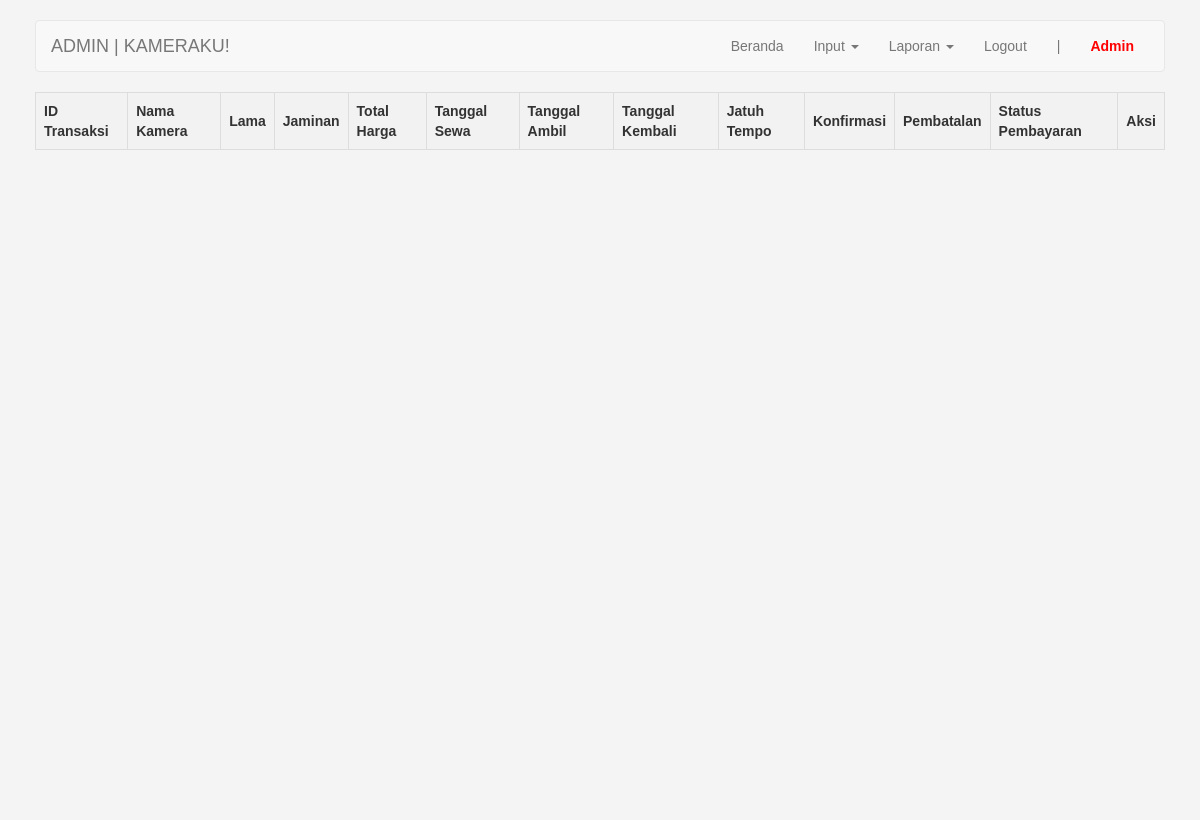
Page /admin/index.php?page=transaksi (signed in) on the earlier database version.
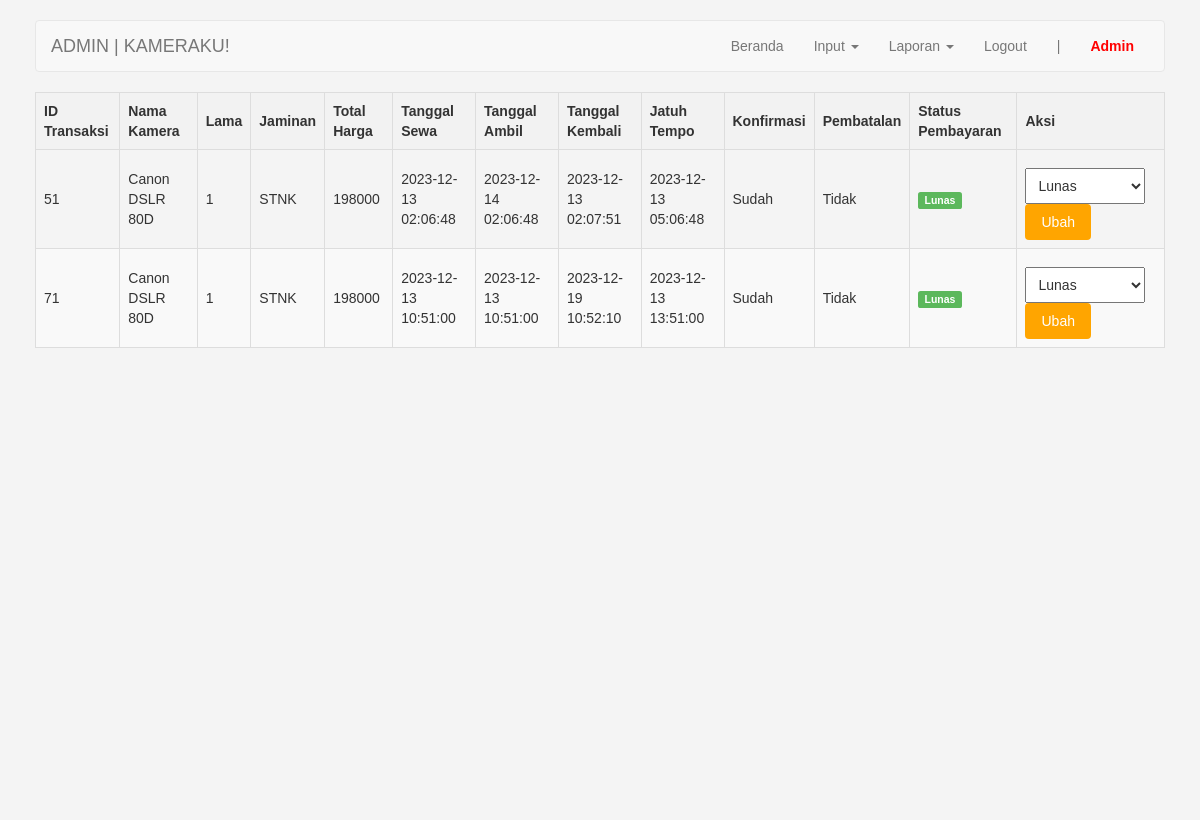
Same page on the later database version.
### tables this page shows
CREATE TABLE `transaksi` (
  `id_transaksi` int(11) NOT NULL,
  `id_pelanggan` int(11) NOT NULL,
  `id_kameraku` int(11) NOT NULL,
  `tgl_sewa` datetime NOT NULL,
  `tgl_ambil` datetime DEFAULT NULL,
  `tgl_kembali` datetime DEFAULT NULL,
  `lama` tinyint(1) NOT NULL,
  `total_harga` int(7) NOT NULL,
  `status` enum('0','1') NOT NULL,
  `jaminan` varchar(30) NOT NULL,
  `denda` int(7) DEFAULT 0,
  `jatuh_tempo` datetime NOT NULL,
  `konfirmasi` enum('0','1') DEFAULT NULL,
  `pembatalan` enum('0','1') DEFAULT NULL,
  `statuspembayaran` varchar(25) NOT NULL,
  `kode` int(255) NOT NULL
);

CREATE TABLE `kameraku` (
  `id_kameraku` int(11) NOT NULL,
  `id_jenis` int(4) NOT NULL,
  `no_kamera` varchar(10) NOT NULL,
  `merk` varchar(20) NOT NULL,
  `nama_kamera` varchar(30) NOT NULL,
  `gambar` varchar(100) NOT NULL,
  `harga` int(7) NOT NULL,
  `status` enum('0','1') NOT NULL
);

### admin/page/transaksi.php (the view, shortened to what this page needs)
<!DOCTYPE html>
<html lang="en">
<head>
</head>
<body>
<?php
$query = $connection->query("SELECT t.id_transaksi, m.nama_kamera, t.lama, t.jaminan, t.total_harga, t.tgl_sewa, t.tgl_ambil, t.tgl_kembali, t.jatuh_tempo, t.status, t.konfirmasi, t.pembatalan, t.statuspembayaran FROM transaksi t JOIN pelanggan p ON t.id_pelanggan = p.id_pelanggan JOIN kameraku m ON t.id_kameraku = m.id_kameraku");
?>
<table>
  <thead>
    <tr>
      <th>ID Transaksi</th>
      <th>Nama Kamera</th>
      <th>Lama</th>
      <th>Jaminan</th>
      <th>Total Harga</th>
      <th>Tanggal Sewa</th>
      <th>Tanggal Ambil</th>
      <th>Tanggal Kembali</th>
      <th>Jatuh Tempo</th>
      <th>Konfirmasi</th>
      <th>Pembatalan</th>
      <th>Status Pembayaran</th>
      <th>Aksi</th>
    </tr>
  </thead>
  <tbody>
    <?php while ($r = $query->fetch_assoc()): ?>
      <tr>
        <td><?= $r['id_transaksi'] ?></td>
        <td><?= $r['nama_kamera'] ?></td>
        <td><?= $r['lama'] ?></td>
        <td><?= $r['jaminan'] ?></td>
        <td><?= $r['total_harga'] ?></td>
        <td><?= $r['tgl_sewa'] ?></td>
        <td><?= $r['tgl_ambil'] ?></td>
        <td><?= $r['tgl_kembali'] ?></td>
        <td><?= $r['jatuh_tempo'] ?></td>
        <td><?= ($r['konfirmasi'] == 1) ? 'Sudah' : 'Belum' ?></td>
        <td><?= ($r['pembatalan'] == 1) ? 'Sudah' : 'Tidak' ?></td>
        <td>
        <span class="label label-<?=($r['statuspembayaran'] == 'Lunas') ? "success" : "danger"?>">
            <?=($r['statuspembayaran'] == 'Lunas') ? "Lunas" : "Belum Lunas"?>
        </span>
    </td>
    <td>
        <form method="POST" action="proses_edit_statuspembayaran.php" style="margin-top: 10px;">
    <select name="statuspembayaran" style="padding: 8px; font-size: 14px;">
        <option value="Lunas" <?= ($r['statuspembayaran'] == 'Lunas') ? 'selected' : '' ?>>Lunas</option>
    </select>
            <button type="submit" style="background-color: orange; color: white; padding: 8px 16px; border: none; border-radius: 4px; cursor: pointer; font-size: 14px;">Ubah</button>
        </form>
    </td>
      </tr>
    <?php endwhile; ?>
  </tbody>
</table>
</body>
</html>

Differences in the rows shown:
added transaksi: id_transaksi "51", id_kameraku.nama_kamera "Canon DSLR 80D", lama "1", jaminan "STNK", total_harga "198000", tgl_sewa "2023-12-13 02:06:48", tgl_ambil "2023-12-14 02:06:48", tgl_kembali "2023-12-13 02:07:51", jatuh_tempo "2023-12-13 05:06:48", konfirmasi "Sudah", pembatalan "Tidak", shows "Lunas", statuspembayaran "Lunas"
added transaksi: id_transaksi "71", id_kameraku.nama_kamera "Canon DSLR 80D", lama "1", jaminan "STNK", total_harga "198000", tgl_sewa "2023-12-13 10:51:00", tgl_ambil "2023-12-13 10:51:00", tgl_kembali "2023-12-19 10:52:10", jatuh_tempo "2023-12-13 13:51:00", konfirmasi "Sudah", pembatalan "Tidak", shows "Lunas", statuspembayaran "Lunas"
